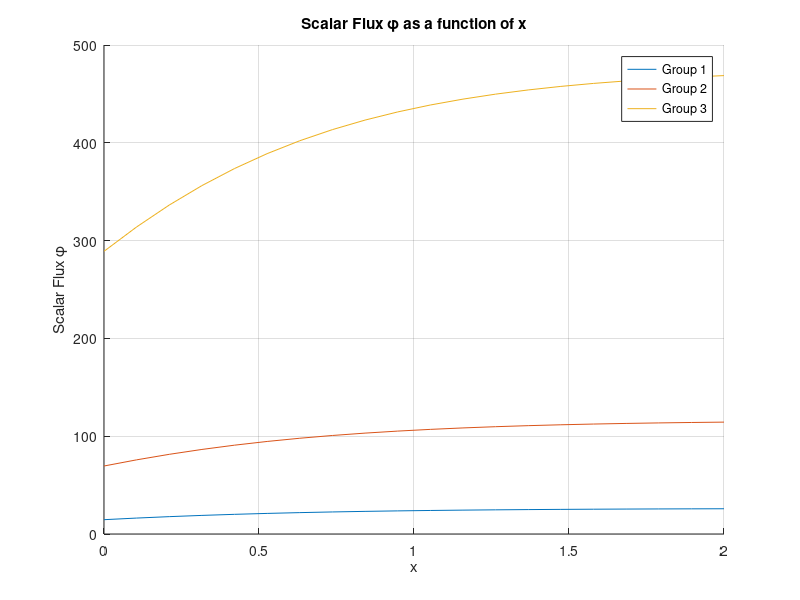

Write MATLAB code to recreate this figure.
%Lakshay Seth
%HW5 Problem 2
%Collaborated with Adam G, Ethan B, Caroline Hclc;
clear;
alpha = 0.5;
mu = [0.2 0.5 0.7];
Sigma_T = [0.5; 0.8; 1];
Sigma_S = [0.1 0.0 0.0; 0.3 0.1 0.1; 0.1 0.3 0.3];
Qe = [1.5; 0; 0.2];
delta = .1;

x_i = 0;
x_f = 2;
n = (x_f-x_i)/delta;

x_forward = linspace(x_i,x_f,n);

Psi_half = zeros(1,n);

Psi = zeros(1,n);
S = zeros(1,n);
S_prev = zeros(1,n);
Psi_reverse = zeros(1,n);

RelativeError = 1;

figure ;
colors = 'rgb';
hold on
for k = 1:3
    PS = zeros(1,n);
    PSR = zeros(1,n);
    %Inital condition is 0.5 for Group 1, and 0 everywhere else
    if k == 1
        Psi_half(1) = 0.5;
    else
        Psi_half(1) = 0;
    end
    for h = 1:length(mu);
        while RelativeError > 1e-4
            %Forward Sweep
            for i = 1:length(Psi)
                S(i) = Sigma_S(k,1) * Psi(i) + Sigma_S(k,2) * Psi(i) + Sigma_S(k,3) * Psi(i) + Qe(k);
                Psi(i) = ( S(i) + (2*abs(mu(h))*Psi_half(i))/((1+alpha)*delta) ) / ( Sigma_T(k) + ( (2*abs(mu(h))) / ((1+alpha)*delta) ) );
                Psi_half(i+1) = ( (2*Psi(i)) / (1+alpha) ) - ( ( (1-alpha)/(1+alpha) ) * Psi_half(i));
            end
            %Reverse Sweep
            Psi_half_reverse(1) = Psi_half(i+1);
            for i = 1:length(Psi_reverse)
                S_reverse(i) = Sigma_S(k,1) * Psi(i) + Sigma_S(k,2) * Psi(i) + Sigma_S(k,3) * Psi(i) + Qe(k);
                Psi_reverse(i) = ( S_reverse(i) + (2*abs(mu(h))*Psi_half_reverse(i))/((1-alpha)*delta) ) / ( Sigma_T(k) + ( (2*abs(mu(h))) / ((1-alpha)*delta) ) );
                Psi_half_reverse(i+1) = ( (2*Psi_reverse(i)) / (1-alpha) ) - ( ( (1+alpha)/(1-alpha) ) * Psi_half_reverse(i));
            end
            %Norm 2 to find Relative Error
            Diff = abs(S_prev - S);
            AE = 0;
            for i = 1:length(Diff)
                AE = AE + (Diff(i))^2;
            end
            AbsoluteError = sqrt(AE);
            Denominator = 0;
            for i = 1:length(S)
                Denominator = Denominator + (S(i))^2;
            end
            Den = sqrt(Denominator);
            RelativeError = AbsoluteError/Denominator;
            S_prev = S;
        end
        
        PS = PS + Psi;
        PSR = PSR + Psi_reverse;
        Psi = PS;
        Psi_half = zeros(1,n);
        Psi_half_reverse = zeros(1,n);
    end
    %Graph each group
    Psi = PS + PSR;
    plot(x_forward, Psi)
    grid on
end
str = sprintf('Scalar Flux \\phi as a function of x');
title(str);
ylab = sprintf('Scalar Flux \\phi');
ylabel(ylab);
xlabel('x');
legend({'Group 1','Group 2','Group 3'});
